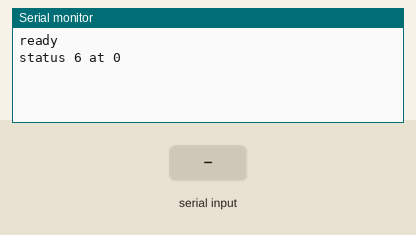
The sketch below on a simulated ESP32. Parts: the last lines printed to the serial monitor. Inputs (shaded band) come from the test bench. WiFi joins after 1.5 s; servers stay silent unless stated.

Above: at 1.2 s.
1.3 s: "join \n" received over Serial
At 2.5 s:
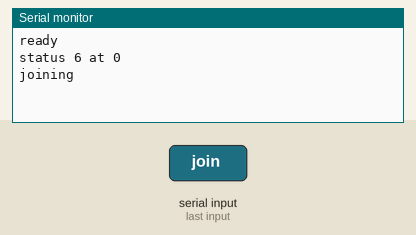
4.3 s: "leave\n" received over Serial
At 4.9 s:
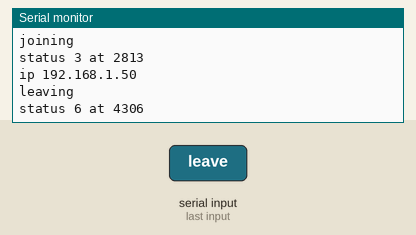

The sketch:

wifi-connect.ino
```cpp
// wifi-connect — tests drive it over serial (BT98): "join <ssid> <password>" calls
// WiFi.begin(ssid, password), "leave" calls WiFi.disconnect(). Prints "ready" after
// WiFi.mode(WIFI_STA), then every change of WiFi.status() as "status <n> at <ms>" (and the
// address when connected: "ip <a.b.c.d>").
#include <WiFi.h>

static wl_status_t last = (wl_status_t)255;
static String line;

void setup() {
  Serial.begin(115200);
  WiFi.mode(WIFI_STA);
  Serial.println("ready");
}

void loop() {
  while (Serial.available()) {
    char c = Serial.read();
    if (c == '\n') {
      if (line.startsWith("join ")) {
        int space = line.indexOf(' ', 5);
        String ssid = space < 0 ? line.substring(5) : line.substring(5, space);
        String password = space < 0 ? String("") : line.substring(space + 1);
        WiFi.begin(ssid.c_str(), password.c_str());
        Serial.printf("joining %s\n", ssid.c_str());
      } else if (line == "leave") {
        WiFi.disconnect();
        Serial.println("leaving");
      }
      line = "";
    } else if (c != '\r') {
      line += c;
    }
  }
  wl_status_t now = WiFi.status();
  if (now != last) {
    last = now;
    Serial.printf("status %d at %lu\n", (int)now, (unsigned long)millis());
    if (now == WL_CONNECTED) Serial.printf("ip %s\n", WiFi.localIP().toString().c_str());
  }
  delay(10);
}
```

Measured:
- after the input at 1.3 s, the serial monitor: prints a new line at once (image 1)
- after the input at 4.3 s, the serial monitor: prints a new line at once (image 2)
